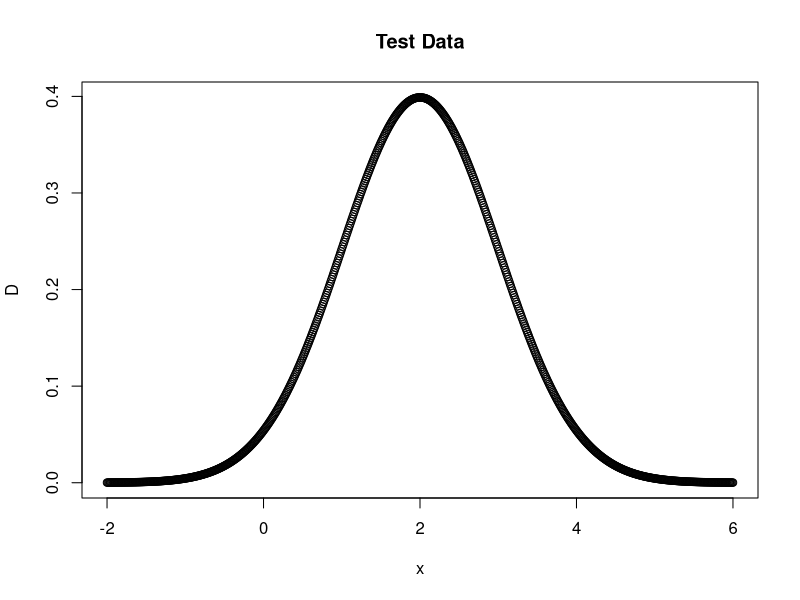
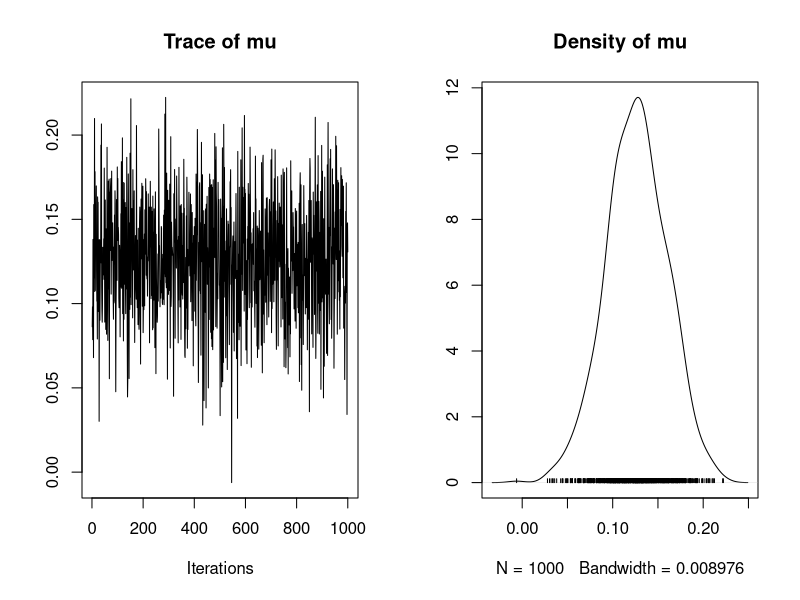

The R script that drew these images, in order: (Note: this script raises an error after producing the figures.)
## MCMC for conjugate Normal distribution
# 19/10/2017

# Prior distiribution of theta has a mean of 0 and variance of 1
# Observation of data has an unknown mean and a variance of 1

# Packages needed
library("MCMCpack")

################# 
## Create data ##
#################

# Mean and variance for the new data
obs_var <- 1
obs_sd <- obs_var^(1/2)
obs_mean <- 2

# Mean and variance for the prior distribution of the unknown mean
prior_var <- 1
prior_sd <- prior_var^(1/2)
prior_mean <- 0

# Create independent x-values 
x <- seq(-2, 6, 0.01)
# Create dependent values according to Normal distribution
D <- dnorm(x, obs_mean, obs_var)

plot(x,D, main="Test Data")

####################################################### 
## Use MCMCpack as a comparison for my manual method ##
#######################################################

# The data, known variance of data, prior mean of mu, prior variance of mu, number of MC draws
# don't know mean of data!
mcmc_package <- MCnormalnormal(D, obs_var, prior_mean, prior_var, mc = 1000)
plot(mcmc_package)
var(mcmc_package)
mean(mcmc_package)

######################
## My manual method ##
######################

# Likelihood function for the observation
likelihood <- function(param){
  obs_likelihood = dnorm(x, obs_mean, obs_sd, log= T)
  return(obs_likelihood)
} 

# Define the prior distribution (mean=0, variance=1)
mean_prior <- function(param){
  prior = dnorm(x, prior_mean, prior_sd, log = T)
  return(prior)
}

# Define the posterior distribution
# Note: is on a logarithmic scale
mean_posterior <- function(param){
  return (likelihood(param) + mean_prior(param))
}

# Apply the Metropolis algorithm

# Probability density distribution for proposing new values
# Proposal function has a Normal distribution 
# The distribution is centered around the current value in the Markov chain
proposalfunction <- function(param){
  return(rnorm(1, param, prior_sd))
}

# Start at random parameter value
# Choose new parameter close to old value based on prob. density ratio

metropolis_MCMC <- function(startvalue, iterations){
  chain = array(dim = c(iterations+1))
  
  # Give a starting point to the chain
  chain[1] = startvalue
  
  # For the other iterations, use the proposal function to suggest the next value
  for (i in 1:iterations){
    proposal = proposalfunction(chain[i])
    
    # P(new)/P(old) NOTE: LOGARITHMIC
    probab = exp(mean_posterior(proposal) - mean_posterior(chain[i]))
    
    # Jump to new probability if P(new)/P(old) >1
    # if r < than P, accept, else reject
    if (runif(1) < probab){ 
      chain[i+1] = proposal
    }else{
      chain[i+1] = chain[i]
    }
  }
  return(chain)
}

# Where to start the chain
# Takes a random number from the (Normal) prior distribution
startvalue <- rnorm(1, prior_mean, prior_sd)

# Number of runs
iterations = 10000
chain <- metropolis_MCMC(startvalue, iterations)

# The beginning of the chain is biased towards the starting point, so take them out
burnIn = 1000
acceptance <- 1-mean(duplicated(chain[-(1:burnIn)]))

# Plot the MCMC
par(mfrow = c(1,2))
hist(chain[-(1:burnIn)],nclass=30, main="Posterior of mean")
abline(v = mean(chain[-(1:burnIn)]))
plot(chain[-(1:burnIn)], type = "l", main = "Chain values of mean")

# Helpful resource for MCMC in R:
# https://theoreticalecology.wordpress.com/2010/09/17/metropolis-hastings-mcmc-in-r/
